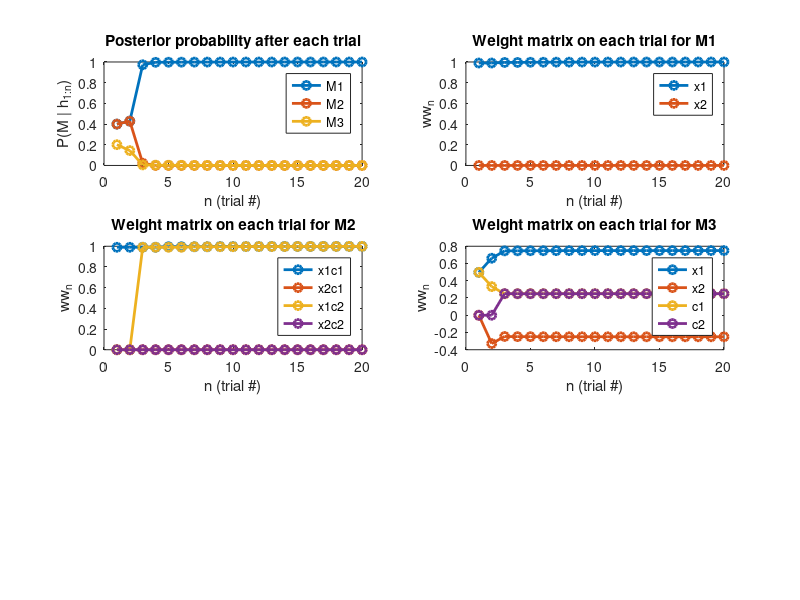
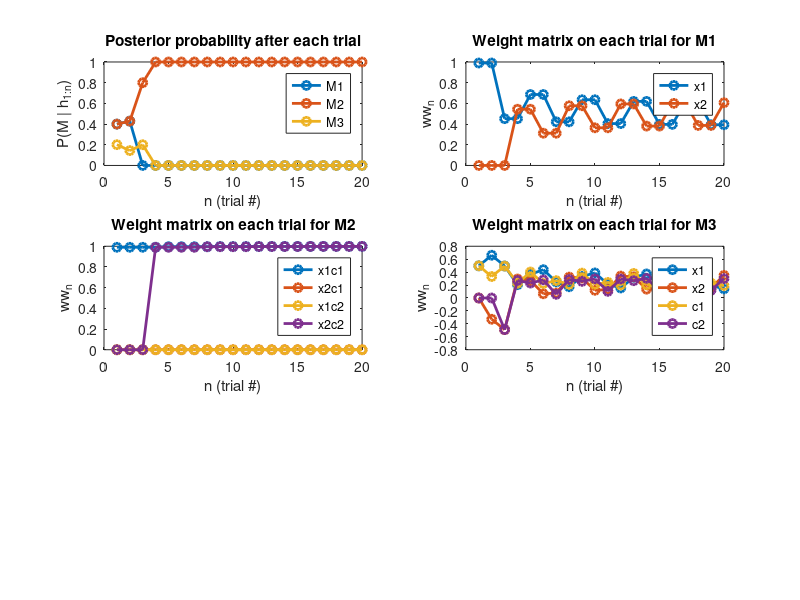
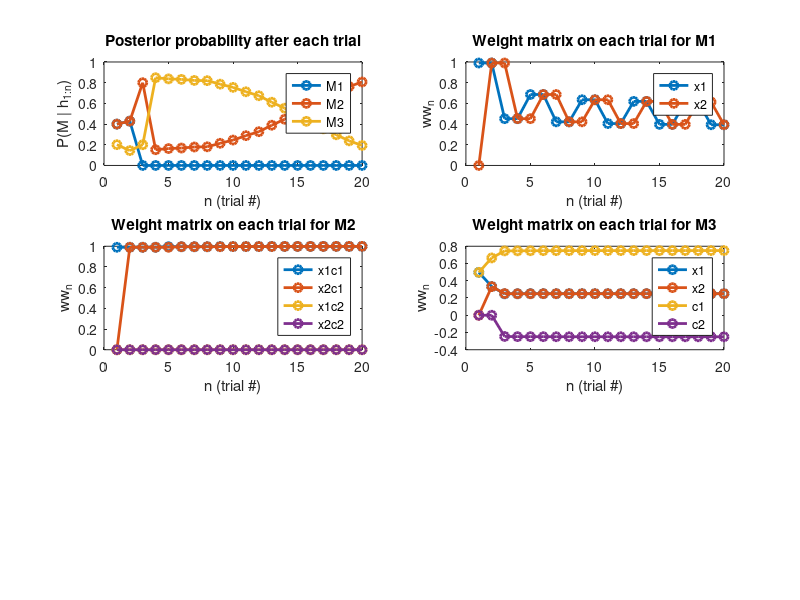

Write the MATLAB code that produced these figures, in order.
clear all;

%
% Set up the experiment
%

% irrelevant context group = group 1
% set up stimuli vectors, contexts and rewards for x1c1, x2c1, x2c1, x2c2
%
x{1} = [1 0 0; 0 1 0; 1 0 0; 0 1 0]; % stimuli vectors x1 x2 x1 x2
c{1} = [1; 1; 2; 2]; % context indices c1 c1 c2 c2
r{1} = [1; 0; 1; 0]; % rewards

% modulatory context group = group 2
%
x{2} = x{1};
c{2} = c{1};
r{2} = [1; 0; 0; 1];

% additive context group = group 3
%
x{3} = x{1};
c{3} = c{1};
r{3} = [1; 1; 0; 0];

% repeat trials for each group
%
reps = 5; % = nTrials / 4
for g = 1:3
    x{g} = repmat(x{g}, reps, 1);
    c{g} = repmat(c{g}, reps, 1);
    r{g} = repmat(r{g}, reps, 1);
    assert(size(x{g}, 1) == size(c{g}, 1));
    assert(size(x{g}, 1) == size(r{g}, 1));
end
N = size(x{1}, 1); % # of trials
D = size(x{1}, 2); % # of stimuli
K = 3;             % # of contexts

% test trials
% x1c1, x1c3, x3c1, x3c3
%
test_x = [1 0 0; 1 0 0; 0 0 1; 0 0 1]; % test stimuli: x1 x1 x3 x3
test_c = [1; 3; 1; 3]; % test contexts: c1 c3 c1 c3

%
% RUN THE TRIALS
%

% constants
%
sigma_r = sqrt(0.01);
sigma_w = sqrt(1);
tau = sqrt(0.001);

predict = @(V_n) 1 / (1 + exp(-2 * V_n + 1)); % predicts by mapping the expectation to an outcome

choices = zeros(3, 4); % predictions for each test trial (cols), for each group (rows)

for g=1:3 % for each group

    % initialize Kalman filter
    %
    ww_n{1} = zeros(D, 1); % M1 weights: one per stimulus
    ww_n{2} = zeros(D, K); % M2 weights: one per stimulus-context pair
    ww_n{3} = zeros(D + K, 1); % M3 weights: one per stimulus + one per context

    Sigma_n{1} = sigma_w^2 * eye(D);
    Sigma_n{2} = repmat(sigma_w^2 * eye(D), 1, 1, K); % note the third dimension is the context
    Sigma_n{3} = sigma_w^2 * eye(D + K);

    P_n = [1 1 1] / 3; % posterior P(M | h_1:n)
    
    P = []; % history of posterior P(M | h_1:n)
    ww{1} = []; % history of ww_1:n for M1
    ww{2} = []; % history of ww_1:n for M2
    ww{3} = []; % history of ww_1:n for M3
    
    fprintf('\n\n ---------------- GROUP %d ------------------\n\n', g);

    % train
    %
    for n = 1:N % for each trial
        x_n = x{g}(n, :)'; % stimulus at trial n
        c_n = c{g}(n, :); % context at trial n
        r_n = r{g}(n, :); % reward at trial n
        k = c_n;
        xx_n = [x_n; zeros(K, 1)]; % augmented stimulus + context vector
        xx_n(D + k) = 1;

        % make a prediction based on h_1:n-1
        %
        value = @(x_n, xx_n, k) (x_n' * ww_n{1}) * P_n(1) + ... % M1 
                                (x_n' * ww_n{2}(:, k)) * P_n(2) + ... % M2
                                (xx_n' * ww_n{3}) * P_n(3); % M3
        V_n = value(x_n, xx_n, k);
        out = predict(V_n);
        fprintf('\npredction for x = %d, c = %d is %f (actual is %f)\n\n', find(x_n), c_n, out, r_n);

        % get reward and update state
        %
        SSigma_n{1} = Sigma_n{1} + tau^2 * eye(D);
        SSigma_n{2} = Sigma_n{2}(:,:,k) + tau^2 * eye(D);
        SSigma_n{3} = Sigma_n{3} + tau^2 * eye(D + K);
        
        gain = @(x_n, SSigma_n) SSigma_n * x_n / (x_n' * SSigma_n * x_n + sigma_r^2);
        g_n{1} = gain(x_n, SSigma_n{1});    
        g_n{2} = gain(x_n, SSigma_n{2});    
        g_n{3} = gain(xx_n, SSigma_n{3}); 
        
        fprintf('    g_ns = %.4f %.4f %.4f | %.4f %4.f %.4f | %.4f %.4f %.4f %.4f %.4f %.4f\n', g_n{1}, g_n{2}, g_n{3});        
                
        Sigma_n{1} = SSigma_n{1} - g_n{1} * x_n' * SSigma_n{1};
        Sigma_n{2}(:,:,k) = SSigma_n{2} - g_n{2} * x_n' * SSigma_n{2};
        Sigma_n{3} = SSigma_n{3} - g_n{3} * xx_n' * SSigma_n{3};
            
        ww_n{1} = ww_n{1} + g_n{1} * (r_n - ww_n{1}' * x_n);
        ww_n{2}(:,k) = ww_n{2}(:,k) + g_n{2} * (r_n - ww_n{2}(:,k)' * x_n);
        ww_n{3} = ww_n{3} + g_n{3} * (r_n - ww_n{3}' * xx_n);

        disp('    ww_n{1} =');
        disp(ww_n{1});
        disp('    ww_n{2} =');
        disp(ww_n{2});
        disp('    ww_n{3} =');
        disp(ww_n{3});
        
        P_n(1) = P_n(1) * normpdf(r_n, x_n' * ww_n{1}, x_n' * SSigma_n{1} * x_n + sigma_r^2);
        P_n(2) = P_n(2) * normpdf(r_n, x_n' * ww_n{2}(:,k), x_n' * SSigma_n{2} * x_n + sigma_r^2);
        P_n(3) = P_n(3) * normpdf(r_n, xx_n' * ww_n{3}, xx_n' * SSigma_n{3} * xx_n + sigma_r^2);
        P_n = P_n / sum(P_n);

        fprintf('    P = %.4f %.4f %.4f', P_n);   
        
        P = [P; P_n];
        ww{1} = [ww{1}; ww_n{1}(1:2)'];
        ww{2} = [ww{2}; reshape(ww_n{2}(1:2,1:2), [1 4])];
        ww{3} = [ww{3}; ww_n{3}([1:2 4:5])'];

     %   fprintf('            new Ps = %f %f %f\n', P(1), P(2), P(3));
    end
    
    fprintf('\n\n');

    % testw
    %
    for n = 1:size(test_x, 1)
        x_n = test_x(n, :)';
        c_n = test_c(n, :);
        k = c_n;
        xx_n = [x_n; zeros(K, 1)];
        xx_n(D + k) = 1;

        % predict
        % TODO dedupe
        value = @(x_n, xx_n, k) (x_n' * ww_n{1}) * P_n(1) + ... % M1 
                                (x_n' * ww_n{2}(:, k)) * P_n(2) + ... % M2
                                (xx_n' * ww_n{3}) * P_n(3); % M3
        V_n = value(x_n, xx_n, k);
        out = predict(V_n);
        fprintf('TEST predction for x = %d, c = %d is %f\n', find(x_n), c_n, out);
        choices(g, n) = out;
    end
    
    % Plot posterior probability P(M | h_1:n)
    %
    figure;
    
    subplot(3, 2, 1);
    plot(P, 'o-', 'LineWidth', 2);
    xlabel('n (trial #)');
    ylabel('P(M | h_{1:n})');
    title('Posterior probability after each trial');
    legend({'M1', 'M2', 'M3'});

    % Plot weight matrix ww for M1
    %
    subplot(3, 2, 2);
    plot(ww{1}, 'o-', 'LineWidth', 2);
    xlabel('n (trial #)');
    ylabel('ww_n');
    title('Weight matrix on each trial for M1');
    legend({'x1', 'x2'});

    % Plot weight matrix ww for M2
    %
    subplot(3, 2, 3);
    plot(ww{2}, 'o-', 'LineWidth', 2);
    xlabel('n (trial #)');
    ylabel('ww_n');
    title('Weight matrix on each trial for M2');
    legend({'x1c1', 'x2c1', 'x1c2', 'x2c2'});
    
    % Plot weight matrix ww for M3
    %
    subplot(3, 2, 4);
    plot(ww{3}, 'o-', 'LineWidth', 2);
    xlabel('n (trial #)');
    ylabel('ww_n');
    title('Weight matrix on each trial for M3');
    legend({'x1', 'x2', 'c1', 'c2'});
end

